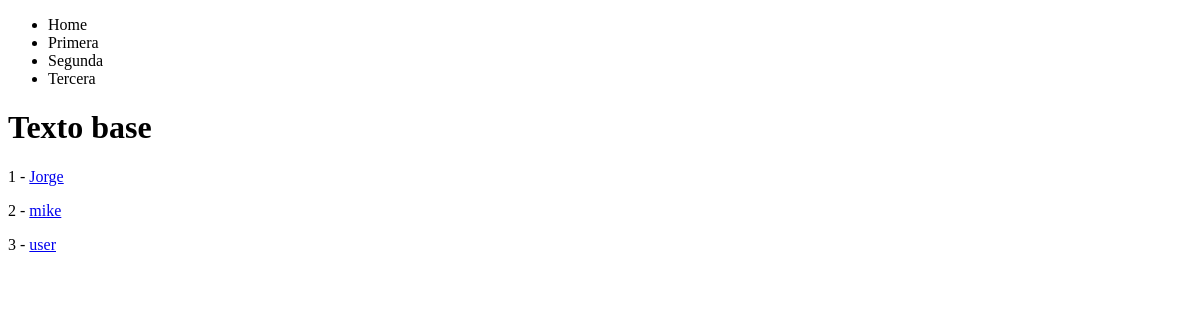
Page /personas/ on the earlier database version.
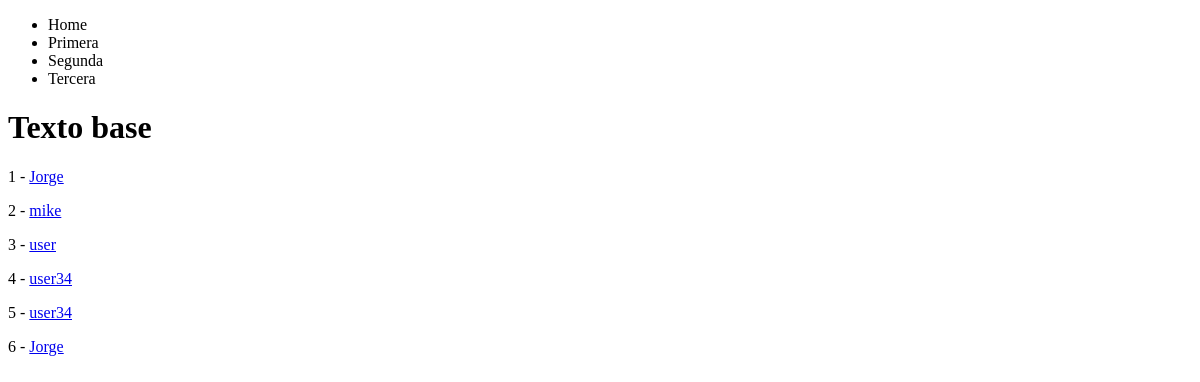
Same page on the later database version.
### personas/models.py (models this page shows)
class Persona(models.Model):
    nombres= models.CharField(max_length=100)
    apellidos= models.CharField(max_length=100)
    edad= models.IntegerField()
    donador=models.BooleanField()
    def get_absolute_url(self):
        return "/personas/" + str(self.id) + "/"

### personas/views.py (the view)
# urls.py: path("personas/", personasListView, name="listing"),
def personasListView(request):
    queryset= Persona.objects.all()
    context={
        "objectList":queryset,
    }
    return render(request, "personas/personasLista.html", context)

### personas/templates/personas/personasLista.html
{% extends "base.html" %}
{% block content %}
{% for instance in objectList %}
    <p>
        {{instance.id}}
        -
        <a href="{{ instance.get_absolute_url }}">
            {{instance.nombres}}
        </a>
    </p>
{% endfor%}
{% endblock %}

### templates/base.html (shortened to what this page needs)
<!DOCTYPE html>
<html>
<head>
</head>
<body>
    {% include "nav.html"%}
    <h1> Texto base </h1>
    {% block content %}{% endblock %}
</body>
</html>

### templates/nav.html
<nav>
    <ul>
        <li>Home</li>
        <li>Primera</li>
        <li>Segunda</li>
        <li>Tercera</li>
    </ul>
</nav>

Differences in the rows shown:
added Persona: id "4", nombres "user34"
added Persona: id "5", nombres "user34"
added Persona: id "6", nombres "Jorge"
